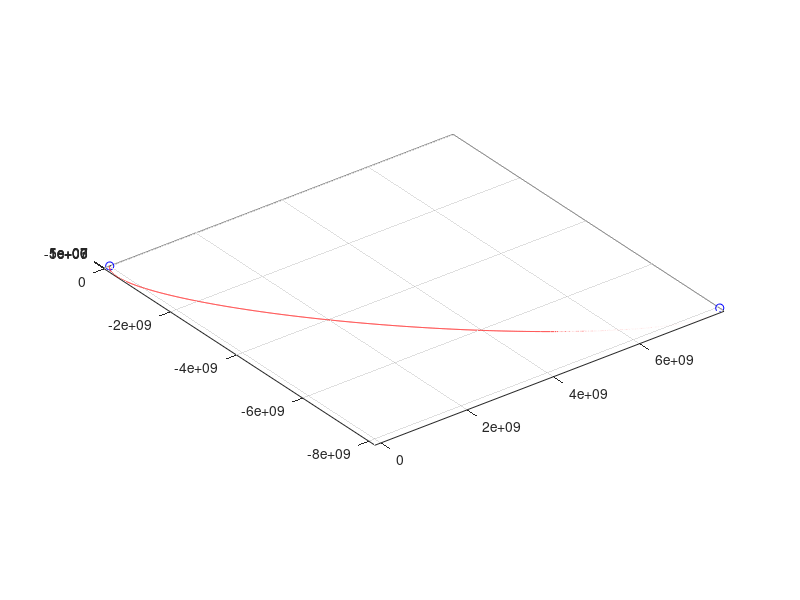

MATLAB code to generate this figure:
%The following code shows the translunar injection. It shows how vast the
%distance to the moon from Earth really is, since it is to scale. 

clc
clear all

[x,y,z] = sphere;               %This plot creates a unit sphere centered at (0,0,0)
SC = 6371e3                     %SC is the scaling factor to make a realistic sized earth
figure(1)
surf(SC.*x,SC.*y,SC.*z)         %This produces a surface plot of the sphere
axis equal                      %This sets the axes to be equally separated
hold on                         %This stops the plot from finishing to allow a second plot to be overlayed
th = linspace(0,2*pi) ;         %This produces an array of angle sizes for the circular orbit
R = (6569.3e3) ;                %Radius of the earth
x = R*cos(th+ 3*pi/4) ;         %Polar coordinate plot to produce an orbit plot
y = R*sin(th+ 3*pi/4) ;
comet(x,y) ;                    %Comet plot shows the progression of the translunar injection


EARTH_ORBIT = 6569.3e3;         % Parking orbit of the Earth
MOON_ORBIT = 1848e3;            % Orbit of the Moon
EARTH_MOON_DIST = 384400e3;     % Distance from the Earth to the Moon
X_COORD(1) = -4645e3;           % Starting point at x=0
Y_COORD(1) = 4645e3;            % Starting point at y=0


% Initialise the time array

dt = 1;
TIME = 0:dt:10300;

% Calculating the geometrical properties of the elliptical orbit during
% the Hohmann transfer to the Moon


% Properties of the elliptical orbit during the Hohman transfer from
% Earth's parking orbit to the large orbit which coincides with Moon's
% orbit:

SEMI_MAJOR_AXIS = 194560e3;     % (a)
SEMI_MINOR_AXIS = 50129.61e3;   % (b)
ECCENTRICITY = 0.966237;        % Calculated from geometry (e)
ASCENDING_NODE = 1.12;          % Longitude of ascending node (OMEGA)
ARG_PERICENTRE = 1.23;          % Argument of pericentre (omega)
INCLINATION = 0;                % Angle between the equator and the orbit (i)

% True anomaly (v) also needs to be found but its value changes when the
% location of the rocket changes so its values will be found within the
% for-loop below

dE = pi/10300;
E = 0:dE:pi;                    % This assumes a constant angular velocity 
                                % about the centre point of the big circle

for i = 1:length(TIME)
    
    TRUE_ANOMALY(i) = 2*atan(sqrt((1+ECCENTRICITY)/(1-ECCENTRICITY)).*tan((E(i))/2));
    r(i) = (SEMI_MAJOR_AXIS*(1+ECCENTRICITY^2))./(1+ECCENTRICITY.*cos(TRUE_ANOMALY(i)));
    
    X_COORD(i+1) = r(i).*(cos(TRUE_ANOMALY(i) + ARG_PERICENTRE)*cos(ASCENDING_NODE) - ...
        sin(TRUE_ANOMALY(i) + ARG_PERICENTRE)*sin(ASCENDING_NODE)*cos(INCLINATION));
    
    Y_COORD(i+1) = r(i).*(cos(TRUE_ANOMALY(i) + ARG_PERICENTRE)*sin(ASCENDING_NODE) + ...
        sin(TRUE_ANOMALY(i) + ARG_PERICENTRE)*cos(ASCENDING_NODE)*cos(INCLINATION));
    
    %This code produces a set of X and Y coordinates, which can be plotted
    %on the figure. This code produces a Hohmann transfer, which is a large
    %elliptical orbit, bringing to where the Command Module will go into a
    %parking orbit around the moon.
    

    
end

%The following code removes an initial error that creates a straight line which
%throws the injection plot off. Removing it leaves the correct ellipse.

INITIAL_ERROR_X = X_COORD(2)-X_COORD(1);

for i = 1:length(X_COORD)-1
    X_COORD(i+1) = X_COORD(i+1) - INITIAL_ERROR_X;
end

INITIAL_ERROR_Y = Y_COORD(2)-Y_COORD(1);

for i = 1:length(Y_COORD)-1
    Y_COORD(i+1) = Y_COORD(i+1) - INITIAL_ERROR_Y;
end

comet(X_COORD,Y_COORD);
hold off                        %This allows all of the plots to finally be plotted